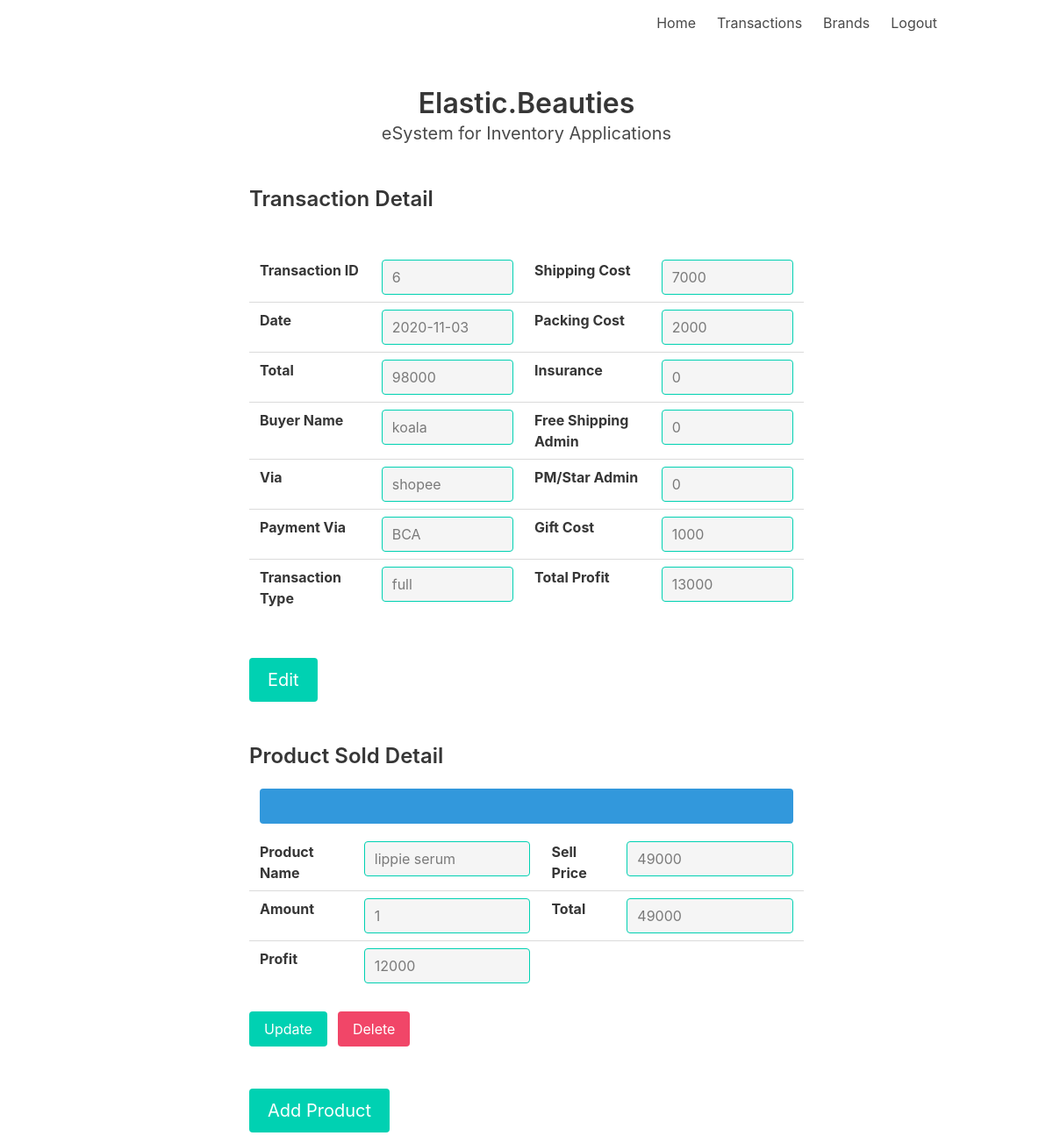
The page /transactions_view/6 (signed in) on the database its author committed.
### tables this page shows
CREATE TABLE transactions (
	transaction_id INTEGER NOT NULL PRIMARY KEY AUTOINCREMENT,
	date TEXT,
	total INTEGER,
	buyer_name TEXT,
	via TEXT,
	payment_via TEXT,
	shipping_cost INTEGER,
	packing_cost INTEGER,
	insurance INTEGER,
	free_shipping_admin INTEGER,
	pmstar_admin INTEGER,
	gift_cost INTEGER,
	total_profit INTEGER,
	transaction_type TEXT,
	user_id INTEGER,
	is_deleted INTEGER DEFAULT 0
);

CREATE TABLE transactions_detail (
	transaction_detail_id INTEGER NOT NULL PRIMARY KEY AUTOINCREMENT,
	transaction_id INTEGER,
	product_id TEXT,
	amount INTEGER,
	sell_price INTEGER,
	total INTEGER,
	profit INTEGER
, is_deleted INTEGER DEFAULT 0);

CREATE TABLE products (
	product_id TEXT NOT NULL,
	brand_id TEXT,
	product_name TEXT,
	is_deleted INTEGER DEFAULT 0,
	CONSTRAINT products_UN UNIQUE (product_id)
);

### app/app.py (the view)
@app.route('/transactions_view/<transactionid>')
@flask_login.login_required
def transactions_view(transactionid):
    conn = get_db_connection()
    sql_trans = '''SELECT t.transaction_id,t.date,t.buyer_name,t.via,t.total,t.transaction_type,
                                    t.payment_via,t.shipping_cost,t.packing_cost,t.insurance ,t.free_shipping_admin,
                                    t.pmstar_admin,t.gift_cost,t.total_profit  FROM transactions t where t.transaction_id = {}'''.format(
        transactionid)
    cursor = conn.execute(sql_trans)
    data_trans = cursor.fetchall()[0]
    sql_detail = """
        SELECT td.transaction_detail_id, p.product_name , td.amount, td.sell_price,td.total, td.profit
        from transactions_detail td
        join products p on td.product_id = p.product_id
        where transaction_id  = {} and td.is_deleted = 0
            """.format(transactionid)
    cursor = conn.execute(sql_detail)
    col_names_detail = [description[0] for description in cursor.description]
    data_detail = cursor.fetchall()
    data = {"data_trans": data_trans,
            "data_detail": data_detail,
            "col_names_detail": col_names_detail}
    conn.close()
    return render_template('transactions_view.html', data=data)

### app/app.py (called while the page is built)
@login_manager.user_loader
def user_loader(email):
    conn = get_db_connection()
    users = conn.execute('SELECT * FROM users where email = "{}" limit 1'.format(email)).fetchall()
    if not users:
        return
    username = users[0]['username']
    user = User()
    user.id = email
    user.username = username
    conn.close()
    return user

### app/db.py (called while the page is built)
def get_db_connection():
    conn = sqlite3.connect("../esystem.db")
    conn.row_factory = sqlite3.Row
    return conn

### app/templates/transactions_view.html (shortened to what this page needs)
{% extends "layout_main.html" %}
{% block content %}
<section>
    <div class="container">
        <div class="container">
            <div class="columns">
                <div class="column is-2"></div>
                <div class="column">
                    <h2 class="title is-4 is-bold">Transaction Detail</h2>
                </div>
                <div class="column"></div>
        </div>
            <br>
        <div class="columns">
            <div class="column is-2"></div>
            <div class="column">
                <div class="container">
                    <table class="table">
                        <tr>
                            <td><label class="label">Transaction ID</label></td>
                            <td><input class="input is-primary" type="text" name="transactionid" value="{{ data['data_trans']['transaction_id'] }}" disabled></td>
                            <td><label class="label">Shipping Cost</label></td>
                            <td><input class="input is-primary" type="text" name="shippingcost"  value="{{ data['data_trans']['shipping_cost'] if data != None else 0 }}" disabled></td>
                        </tr>
                        <tr>
                            <td><label class="label">Date</label></td>
                            <td><input class="input is-primary" type="text" name="date" value="{{ data['data_trans']['date'] }}" disabled></td>
                            <td><label class="label">Packing Cost</label></td>
                            <td><input class="input is-primary" type="text" name="packingcost" value="{{ data['data_trans']['packing_cost'] }}" disabled></td>
                        </tr>
                        <tr>
                            <td><label class="label">Total</label></td>
                            <td><input class="input is-primary" type="text" name="total" value="{{ data['data_trans']['total'] }}" disabled></td>
                            <td><label class="label">Insurance</label></td>
                            <td><input class="input is-primary" type="text" name="insurance" value="{{ data['data_trans']['insurance'] }}" disabled></td>
                        </tr>
                        <tr>
                            <td><label class="label">Buyer Name</label></td>
                            <td><input class="input is-primary" type="text" name="buyername" value="{{ data['data_trans']['buyer_name'] }}" disabled></td>
                            <td><label class="label">Free Shipping Admin</label></td>
                            <td><input class="input is-primary" type="text" name="freeshippingadmin" value="{{ data['data_trans']['free_shipping_admin'] }}" disabled></td>
                        </tr>
                        <tr>
                            <td><label class="label">Via</label></td>
                            <td><input class="input is-primary" type="text" name="via" value="{{ data['data_trans']['via'] }}" disabled></td>
                            <td><label class="label">PM/Star Admin</label></td>
                            <td><input class="input is-primary" type="text" name="pmstaradmin" value="{{ data['data_trans']['pmstar_admin'] }}" disabled></td>
                        </tr>
                        <tr>
                            <td><label class="label">Payment Via</label></td>
                            <td><input class="input is-primary" type="text" name="paymentvia" value="{{ data['data_trans']['payment_via'] }}" disabled></td>
                            <td><label class="label">Gift Cost</label></td>
                            <td><input class="input is-primary" type="text" name="giftcost" value="{{ data['data_trans']['gift_cost'] }}" disabled></td>
                        </tr>
                        <tr>
                            <td><label class="label">Transaction Type</label></td>
                            <td><input class="input is-primary" type="text" name="transactiontype" value="{{ data['data_trans']['transaction_type'] }}" disabled></td>
                            <td><label class="label">Total Profit</label></td>
                            <td><input class="input is-primary" type="text" name="totalprofit" value="{{ data['data_trans']['total_profit'] }}" disabled></td>
                        </tr>
                    </table>
                </div>
            </div>
            <div class="column is-2"></div>
        </div>
    </div>
    </div>
</section>
<br>
<br>
<section>
    <div class="container">
        <div class="columns">
            <div class="column is-2"></div>
            <div class="column">
                <form method="POST" action="/transactions" class="control">
                    <button class="button is-primary is-medium">Edit</button>
                </form>
            </div>
            <div class="column is-2"></div>
        </div>
    </div>
</section>
<br>
<br>
<section>
    <div class="container">
        <div class="columns">
            <div class="column is-2"></div>
            <div class="column">
                <h2 class="title is-bold is-4">Product Sold Detail</h2>
            </div>
            <div class="column"></div>
        </div>
    </div>
    <div class="container">
        {% for row in data['data_detail'] %}
        <div class="columns">
            <div class="column is-2"></div>
            <div class="column">
                        <div class="container">
                            <div class="tile is-parent">
                              <article class="tile is-child notification is-info">
                              </article>
                            </div>
                            <table class="table">
                                <tr>
                                    <td><label class="label">Product Name</label></td>
                                    <td><input class="input is-primary" type="text" name="productname" value="{{ row['product_name'] }}" disabled></td>
                                    <td><label class="label">Sell Price</label></td>
                                    <td><input class="input is-primary" type="text" name="sellprice" value="{{ row['sell_price'] }}" disabled></td>
                                </tr>
                                <tr>
                                    <td><label class="label">Amount</label></td>
                                    <td><input class="input is-primary" type="text" name="amount" value="{{ row['amount'] }}" disabled></td>
                                    <td><label class="label">Total</label></td>
                                    <td><input class="input is-primary" type="text" name="total" value="{{ row['total'] }}" disabled></td>
                                </tr>
                                <tr>
                                    <td><label class="label">Profit</label></td>
                                    <td><input class="input is-primary" type="text" name="profit" value="{{ row['profit'] }}" disabled></td>
                                    <td></td>
                                    <td>
                                    </td>
                                </tr>
                            </table>
                        </div>
                </div>
            <div class="column is-2"></div>
        </div>
        <div class="columns">
            <div class="column is-2"></div>
            <div class="column is-3">
                <div class="field is-grouped">
                <form method="POST" action="/transaction_detail" class="control">
                    <button class="button is-primary">Update</button>
                </form>
                <form method="POST" action="/transactions_detail_delete" class="control">
                    <button class="button is-danger">Delete</button>
                </form>
                </div>
            </div>
            <div class="column"></div>
        </div>
        {% endfor %}
    </div>
</section>
<br>
<br>
<section>
    <div class="container">
        <div class="columns">
            <div class="column is-2"></div>
            <div class="column">
                <form method="POST" action="/transaction_detail" class="control">
                    <button class="button is-primary is-medium">Add Product</button>
                </form>
            </div>
            <div class="column is-2"></div>
        </div>
    </div>
</section>
{% endblock %}

### rows shown on the page
transactions: transactionid "6", shippingcost "7000", date "2020-11-03", packingcost "2000", total "98000", insurance "0", buyername "koala", freeshippingadmin "0", via "shopee", pmstaradmin "0", paymentvia "BCA", giftcost "1000", transactiontype "full", totalprofit "13000"
transactions_detail: productname "lippie serum", sellprice "49000", amount "1", total "49000", profit "12000"
